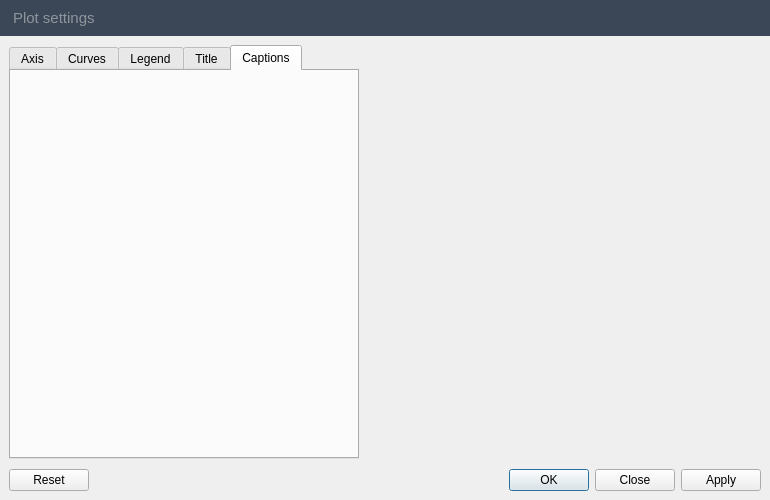
<?xml version="1.0" encoding="UTF-8"?>
<ui version="4.0">
 <class>PlotSettingsDialog</class>
 <widget class="QDialog" name="PlotSettingsDialog">
  <property name="geometry">
   <rect>
    <x>0</x>
    <y>0</y>
    <width>770</width>
    <height>500</height>
   </rect>
  </property>
  <property name="minimumSize">
   <size>
    <width>770</width>
    <height>450</height>
   </size>
  </property>
  <property name="windowTitle">
   <string/>
  </property>
  <property name="autoFillBackground">
   <bool>true</bool>
  </property>
  <layout class="QVBoxLayout" name="verticalLayout">
   <property name="spacing">
    <number>0</number>
   </property>
   <property name="leftMargin">
    <number>0</number>
   </property>
   <property name="topMargin">
    <number>0</number>
   </property>
   <property name="rightMargin">
    <number>0</number>
   </property>
   <property name="bottomMargin">
    <number>0</number>
   </property>
   <item>
    <widget class="QWidget" name="titleWidget" native="true">
     <property name="styleSheet">
      <string notr="true">.QWidget {
  background-color: #3b4756;
}

QLabel {
  color: #77ecedee;
  padding: 4px 4px 4px 4px;
  font: 11pt &quot;Segoe UI&quot;;
}
</string>
     </property>
     <layout class="QHBoxLayout" name="horizontalLayout_3">
      <property name="spacing">
       <number>5</number>
      </property>
      <property name="leftMargin">
       <number>5</number>
      </property>
      <property name="topMargin">
       <number>5</number>
      </property>
      <property name="rightMargin">
       <number>5</number>
      </property>
      <property name="bottomMargin">
       <number>5</number>
      </property>
      <item>
       <widget class="QLabel" name="lCurrName">
        <property name="font">
         <font>
          <family>Segoe UI</family>
          <pointsize>11</pointsize>
          <italic>false</italic>
          <bold>false</bold>
         </font>
        </property>
        <property name="text">
         <string>Plot settings</string>
        </property>
       </widget>
      </item>
     </layout>
    </widget>
   </item>
   <item>
    <layout class="QVBoxLayout" name="verticalLayout_2">
     <property name="spacing">
      <number>10</number>
     </property>
     <property name="leftMargin">
      <number>9</number>
     </property>
     <property name="topMargin">
      <number>9</number>
     </property>
     <property name="rightMargin">
      <number>9</number>
     </property>
     <property name="bottomMargin">
      <number>9</number>
     </property>
     <item>
      <layout class="QHBoxLayout" name="horizontalLayout_4" stretch="0,1">
       <property name="spacing">
        <number>10</number>
       </property>
       <property name="bottomMargin">
        <number>0</number>
       </property>
       <item>
        <widget class="QTabWidget" name="tabWidget">
         <property name="minimumSize">
          <size>
           <width>350</width>
           <height>0</height>
          </size>
         </property>
         <property name="currentIndex">
          <number>4</number>
         </property>
         <widget class="QWidget" name="tabAxis">
          <attribute name="title">
           <string>Axis</string>
          </attribute>
          <layout class="QVBoxLayout" name="verticalLayout_5">
           <item>
            <widget class="QComboBox" name="cbAxis">
             <property name="minimumSize">
              <size>
               <width>0</width>
               <height>25</height>
              </size>
             </property>
             <property name="maximumSize">
              <size>
               <width>16777215</width>
               <height>25</height>
              </size>
             </property>
            </widget>
           </item>
           <item>
            <widget class="FontSettingsWidget" name="axisSettings" native="true"/>
           </item>
          </layout>
         </widget>
         <widget class="QWidget" name="tabCurve">
          <attribute name="title">
           <string>Curves</string>
          </attribute>
          <layout class="QVBoxLayout" name="verticalLayout_3" stretch="0,0">
           <item>
            <widget class="QComboBox" name="cbCurves">
             <property name="minimumSize">
              <size>
               <width>0</width>
               <height>25</height>
              </size>
             </property>
             <property name="maximumSize">
              <size>
               <width>16777215</width>
               <height>25</height>
              </size>
             </property>
            </widget>
           </item>
           <item>
            <widget class="CurveSettingsWidget" name="curveSettings" native="true"/>
           </item>
          </layout>
         </widget>
         <widget class="QWidget" name="tabLegend">
          <attribute name="title">
           <string>Legend</string>
          </attribute>
          <layout class="QVBoxLayout" name="verticalLayout_6">
           <item>
            <widget class="QComboBox" name="cbLegends">
             <property name="minimumSize">
              <size>
               <width>0</width>
               <height>25</height>
              </size>
             </property>
             <property name="maximumSize">
              <size>
               <width>16777215</width>
               <height>25</height>
              </size>
             </property>
            </widget>
           </item>
           <item>
            <widget class="FontSettingsWidget" name="legendSettings" native="true"/>
           </item>
          </layout>
         </widget>
         <widget class="QWidget" name="tabTitle">
          <attribute name="title">
           <string>Title</string>
          </attribute>
          <layout class="QVBoxLayout" name="verticalLayout_4" stretch="0,1">
           <item>
            <layout class="QHBoxLayout" name="horizontalLayout">
             <item>
              <widget class="QLabel" name="label">
               <property name="text">
                <string>Title text:</string>
               </property>
              </widget>
             </item>
             <item>
              <widget class="QLineEdit" name="titleText">
               <property name="minimumSize">
                <size>
                 <width>0</width>
                 <height>25</height>
                </size>
               </property>
              </widget>
             </item>
            </layout>
           </item>
           <item>
            <widget class="FontSettingsWidget" name="titleSettings" native="true"/>
           </item>
          </layout>
         </widget>
         <widget class="QWidget" name="tabCaption">
          <attribute name="title">
           <string>Captions</string>
          </attribute>
          <layout class="QVBoxLayout" name="verticalLayout_7">
           <item>
            <widget class="FontSettingsWidget" name="captionsSettings" native="true"/>
           </item>
          </layout>
         </widget>
        </widget>
       </item>
       <item>
        <widget class="GraphicsPlotExtended" name="previewPlot" native="true"/>
       </item>
      </layout>
     </item>
     <item>
      <widget class="QDialogButtonBox" name="buttonBox">
       <property name="autoFillBackground">
        <bool>true</bool>
       </property>
       <property name="orientation">
        <enum>Qt::Horizontal</enum>
       </property>
       <property name="standardButtons">
        <set>QDialogButtonBox::Apply|QDialogButtonBox::Close|QDialogButtonBox::Ok|QDialogButtonBox::Reset</set>
       </property>
       <property name="centerButtons">
        <bool>false</bool>
       </property>
      </widget>
     </item>
    </layout>
   </item>
  </layout>
 </widget>
 <customwidgets>
  <customwidget>
   <class>FontSettingsWidget</class>
   <extends>QWidget</extends>
   <header>graphicsplot/settings_widgets/font_settings_widget.h</header>
   <container>1</container>
  </customwidget>
  <customwidget>
   <class>GraphicsPlotExtended</class>
   <extends>QWidget</extends>
   <header location="global">graphicsplot/graphicsplot_extended.h</header>
   <container>1</container>
  </customwidget>
  <customwidget>
   <class>CurveSettingsWidget</class>
   <extends>QWidget</extends>
   <header>graphicsplot/settings_widgets/curve_settings_widget.h</header>
   <container>1</container>
  </customwidget>
 </customwidgets>
 <resources/>
 <connections>
  <connection>
   <sender>buttonBox</sender>
   <signal>accepted()</signal>
   <receiver>PlotSettingsDialog</receiver>
   <slot>accept()</slot>
   <hints>
    <hint type="sourcelabel">
     <x>257</x>
     <y>490</y>
    </hint>
    <hint type="destinationlabel">
     <x>157</x>
     <y>274</y>
    </hint>
   </hints>
  </connection>
  <connection>
   <sender>buttonBox</sender>
   <signal>rejected()</signal>
   <receiver>PlotSettingsDialog</receiver>
   <slot>reject()</slot>
   <hints>
    <hint type="sourcelabel">
     <x>325</x>
     <y>490</y>
    </hint>
    <hint type="destinationlabel">
     <x>286</x>
     <y>274</y>
    </hint>
   </hints>
  </connection>
 </connections>
</ui>
